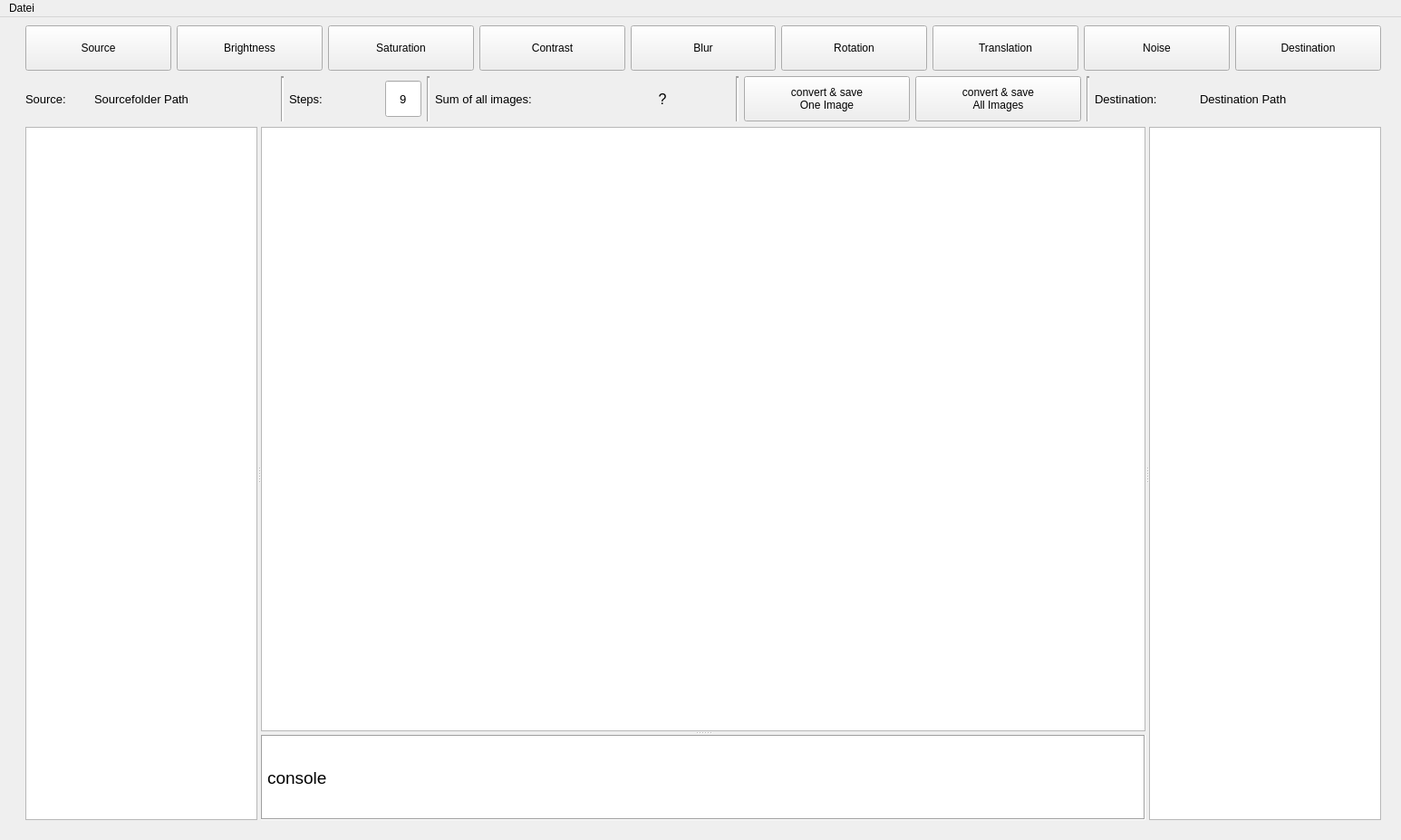
<?xml version="1.0" encoding="UTF-8"?>
<ui version="4.0">
 <class>MainWindow</class>
 <widget class="QMainWindow" name="MainWindow">
  <property name="geometry">
   <rect>
    <x>0</x>
    <y>0</y>
    <width>1544</width>
    <height>927</height>
   </rect>
  </property>
  <property name="sizePolicy">
   <sizepolicy hsizetype="MinimumExpanding" vsizetype="MinimumExpanding">
    <horstretch>0</horstretch>
    <verstretch>0</verstretch>
   </sizepolicy>
  </property>
  <property name="windowTitle">
   <string>MainWindow</string>
  </property>
  <widget class="QWidget" name="centralwidget">
   <layout class="QGridLayout" name="gridLayout">
    <item row="0" column="0">
     <spacer name="horizontalSpacer_3">
      <property name="orientation">
       <enum>Qt::Horizontal</enum>
      </property>
      <property name="sizeType">
       <enum>QSizePolicy::Fixed</enum>
      </property>
      <property name="sizeHint" stdset="0">
       <size>
        <width>13</width>
        <height>287</height>
       </size>
      </property>
     </spacer>
    </item>
    <item row="0" column="1">
     <layout class="QVBoxLayout" name="verticalLayout">
      <item>
       <layout class="QHBoxLayout" name="horizontalLayout">
        <property name="spacing">
         <number>6</number>
        </property>
        <item>
         <widget class="QPushButton" name="pb_sourcefolder">
          <property name="enabled">
           <bool>true</bool>
          </property>
          <property name="sizePolicy">
           <sizepolicy hsizetype="Minimum" vsizetype="Fixed">
            <horstretch>0</horstretch>
            <verstretch>0</verstretch>
           </sizepolicy>
          </property>
          <property name="minimumSize">
           <size>
            <width>150</width>
            <height>50</height>
           </size>
          </property>
          <property name="font">
           <font>
            <pointsize>9</pointsize>
           </font>
          </property>
          <property name="text">
           <string>Source</string>
          </property>
          <property name="icon">
           <iconset>
            <normaloff>icons/import-16-512.png</normaloff>icons/import-16-512.png</iconset>
          </property>
         </widget>
        </item>
        <item>
         <widget class="QPushButton" name="pb_brightness">
          <property name="sizePolicy">
           <sizepolicy hsizetype="Minimum" vsizetype="Fixed">
            <horstretch>0</horstretch>
            <verstretch>0</verstretch>
           </sizepolicy>
          </property>
          <property name="minimumSize">
           <size>
            <width>150</width>
            <height>50</height>
           </size>
          </property>
          <property name="font">
           <font>
            <pointsize>9</pointsize>
           </font>
          </property>
          <property name="text">
           <string>Brightness</string>
          </property>
          <property name="icon">
           <iconset>
            <normaloff>icons/brightness-control.png</normaloff>icons/brightness-control.png</iconset>
          </property>
         </widget>
        </item>
        <item>
         <widget class="QPushButton" name="pb_saturation">
          <property name="minimumSize">
           <size>
            <width>150</width>
            <height>50</height>
           </size>
          </property>
          <property name="font">
           <font>
            <pointsize>9</pointsize>
           </font>
          </property>
          <property name="text">
           <string>Saturation</string>
          </property>
          <property name="icon">
           <iconset>
            <normaloff>icons/saturation.png</normaloff>icons/saturation.png</iconset>
          </property>
         </widget>
        </item>
        <item>
         <widget class="QPushButton" name="pb_contrast">
          <property name="minimumSize">
           <size>
            <width>150</width>
            <height>50</height>
           </size>
          </property>
          <property name="font">
           <font>
            <pointsize>9</pointsize>
           </font>
          </property>
          <property name="text">
           <string>Contrast</string>
          </property>
          <property name="icon">
           <iconset>
            <normaloff>icons/contrast.png</normaloff>icons/contrast.png</iconset>
          </property>
         </widget>
        </item>
        <item>
         <widget class="QPushButton" name="pb_blur">
          <property name="minimumSize">
           <size>
            <width>150</width>
            <height>50</height>
           </size>
          </property>
          <property name="font">
           <font>
            <pointsize>9</pointsize>
           </font>
          </property>
          <property name="text">
           <string>Blur</string>
          </property>
          <property name="icon">
           <iconset>
            <normaloff>icons/blur-6-512.png</normaloff>icons/blur-6-512.png</iconset>
          </property>
         </widget>
        </item>
        <item>
         <widget class="QPushButton" name="pb_rotation">
          <property name="minimumSize">
           <size>
            <width>150</width>
            <height>50</height>
           </size>
          </property>
          <property name="font">
           <font>
            <pointsize>9</pointsize>
           </font>
          </property>
          <property name="text">
           <string>Rotation</string>
          </property>
          <property name="icon">
           <iconset>
            <normaloff>icons/rotating-arrow-symbol.png</normaloff>icons/rotating-arrow-symbol.png</iconset>
          </property>
         </widget>
        </item>
        <item>
         <widget class="QPushButton" name="pb_translation">
          <property name="sizePolicy">
           <sizepolicy hsizetype="Minimum" vsizetype="Fixed">
            <horstretch>0</horstretch>
            <verstretch>0</verstretch>
           </sizepolicy>
          </property>
          <property name="minimumSize">
           <size>
            <width>150</width>
            <height>50</height>
           </size>
          </property>
          <property name="font">
           <font>
            <pointsize>9</pointsize>
           </font>
          </property>
          <property name="text">
           <string>Translation</string>
          </property>
          <property name="icon">
           <iconset>
            <normaloff>icons/translation.png</normaloff>icons/translation.png</iconset>
          </property>
         </widget>
        </item>
        <item>
         <widget class="QPushButton" name="pushButton">
          <property name="minimumSize">
           <size>
            <width>150</width>
            <height>50</height>
           </size>
          </property>
          <property name="font">
           <font>
            <pointsize>9</pointsize>
           </font>
          </property>
          <property name="text">
           <string>Noise</string>
          </property>
          <property name="icon">
           <iconset>
            <normaloff>icons/noise-2-512.png</normaloff>icons/noise-2-512.png</iconset>
          </property>
         </widget>
        </item>
        <item>
         <widget class="QPushButton" name="pb_destinationfolder">
          <property name="sizePolicy">
           <sizepolicy hsizetype="Minimum" vsizetype="Fixed">
            <horstretch>0</horstretch>
            <verstretch>0</verstretch>
           </sizepolicy>
          </property>
          <property name="minimumSize">
           <size>
            <width>150</width>
            <height>50</height>
           </size>
          </property>
          <property name="font">
           <font>
            <pointsize>9</pointsize>
           </font>
          </property>
          <property name="text">
           <string>Destination</string>
          </property>
          <property name="icon">
           <iconset>
            <normaloff>icons/export-19-512.png</normaloff>icons/export-19-512.png</iconset>
          </property>
         </widget>
        </item>
       </layout>
      </item>
      <item>
       <layout class="QHBoxLayout" name="horizontalLayout_2">
        <item>
         <widget class="QLabel" name="lb_source">
          <property name="minimumSize">
           <size>
            <width>70</width>
            <height>50</height>
           </size>
          </property>
          <property name="maximumSize">
           <size>
            <width>70</width>
            <height>50</height>
           </size>
          </property>
          <property name="font">
           <font>
            <pointsize>10</pointsize>
           </font>
          </property>
          <property name="text">
           <string>Source:</string>
          </property>
         </widget>
        </item>
        <item>
         <widget class="QLabel" name="lb_sourcefolder_path">
          <property name="minimumSize">
           <size>
            <width>200</width>
            <height>50</height>
           </size>
          </property>
          <property name="maximumSize">
           <size>
            <width>16777215</width>
            <height>50</height>
           </size>
          </property>
          <property name="font">
           <font>
            <pointsize>10</pointsize>
           </font>
          </property>
          <property name="text">
           <string>Sourcefolder Path</string>
          </property>
          <property name="alignment">
           <set>Qt::AlignLeading|Qt::AlignLeft|Qt::AlignVCenter</set>
          </property>
         </widget>
        </item>
        <item>
         <widget class="Line" name="line">
          <property name="lineWidth">
           <number>2</number>
          </property>
          <property name="midLineWidth">
           <number>0</number>
          </property>
          <property name="orientation">
           <enum>Qt::Vertical</enum>
          </property>
         </widget>
        </item>
        <item>
         <widget class="QLabel" name="lb_new_images">
          <property name="minimumSize">
           <size>
            <width>100</width>
            <height>50</height>
           </size>
          </property>
          <property name="maximumSize">
           <size>
            <width>100</width>
            <height>50</height>
           </size>
          </property>
          <property name="font">
           <font>
            <pointsize>10</pointsize>
           </font>
          </property>
          <property name="text">
           <string>Steps:</string>
          </property>
          <property name="alignment">
           <set>Qt::AlignLeading|Qt::AlignLeft|Qt::AlignVCenter</set>
          </property>
         </widget>
        </item>
        <item>
         <widget class="QLineEdit" name="le_steps">
          <property name="minimumSize">
           <size>
            <width>40</width>
            <height>40</height>
           </size>
          </property>
          <property name="maximumSize">
           <size>
            <width>40</width>
            <height>16777215</height>
           </size>
          </property>
          <property name="font">
           <font>
            <pointsize>10</pointsize>
           </font>
          </property>
          <property name="text">
           <string>9</string>
          </property>
          <property name="alignment">
           <set>Qt::AlignCenter</set>
          </property>
         </widget>
        </item>
        <item>
         <widget class="Line" name="line_2">
          <property name="lineWidth">
           <number>2</number>
          </property>
          <property name="orientation">
           <enum>Qt::Vertical</enum>
          </property>
         </widget>
        </item>
        <item>
         <widget class="QLabel" name="lb_sum_of_images">
          <property name="minimumSize">
           <size>
            <width>170</width>
            <height>50</height>
           </size>
          </property>
          <property name="maximumSize">
           <size>
            <width>170</width>
            <height>50</height>
           </size>
          </property>
          <property name="font">
           <font>
            <pointsize>10</pointsize>
           </font>
          </property>
          <property name="text">
           <string>Sum of all images:</string>
          </property>
          <property name="alignment">
           <set>Qt::AlignLeading|Qt::AlignLeft|Qt::AlignVCenter</set>
          </property>
         </widget>
        </item>
        <item>
         <widget class="QLabel" name="lb_sum_of_images_2">
          <property name="minimumSize">
           <size>
            <width>150</width>
            <height>50</height>
           </size>
          </property>
          <property name="maximumSize">
           <size>
            <width>150</width>
            <height>50</height>
           </size>
          </property>
          <property name="font">
           <font>
            <pointsize>12</pointsize>
           </font>
          </property>
          <property name="text">
           <string>?</string>
          </property>
          <property name="alignment">
           <set>Qt::AlignCenter</set>
          </property>
         </widget>
        </item>
        <item>
         <widget class="Line" name="line_3">
          <property name="lineWidth">
           <number>2</number>
          </property>
          <property name="orientation">
           <enum>Qt::Vertical</enum>
          </property>
         </widget>
        </item>
        <item>
         <widget class="QPushButton" name="pb_convert_and_save_one_image">
          <property name="enabled">
           <bool>true</bool>
          </property>
          <property name="minimumSize">
           <size>
            <width>150</width>
            <height>50</height>
           </size>
          </property>
          <property name="font">
           <font>
            <pointsize>9</pointsize>
           </font>
          </property>
          <property name="text">
           <string>convert &amp;&amp; save 
One Image</string>
          </property>
         </widget>
        </item>
        <item>
         <widget class="QPushButton" name="pb_convert_and_save_all_images">
          <property name="enabled">
           <bool>true</bool>
          </property>
          <property name="minimumSize">
           <size>
            <width>150</width>
            <height>50</height>
           </size>
          </property>
          <property name="font">
           <font>
            <pointsize>9</pointsize>
           </font>
          </property>
          <property name="text">
           <string>convert &amp;&amp; save 
All Images</string>
          </property>
         </widget>
        </item>
        <item>
         <widget class="Line" name="line_4">
          <property name="lineWidth">
           <number>2</number>
          </property>
          <property name="orientation">
           <enum>Qt::Vertical</enum>
          </property>
         </widget>
        </item>
        <item>
         <widget class="QLabel" name="lb_destination">
          <property name="minimumSize">
           <size>
            <width>110</width>
            <height>50</height>
           </size>
          </property>
          <property name="maximumSize">
           <size>
            <width>110</width>
            <height>50</height>
           </size>
          </property>
          <property name="font">
           <font>
            <pointsize>10</pointsize>
           </font>
          </property>
          <property name="text">
           <string>Destination:</string>
          </property>
         </widget>
        </item>
        <item>
         <widget class="QLabel" name="lb_destinationfolder_path">
          <property name="minimumSize">
           <size>
            <width>200</width>
            <height>50</height>
           </size>
          </property>
          <property name="maximumSize">
           <size>
            <width>16777215</width>
            <height>50</height>
           </size>
          </property>
          <property name="font">
           <font>
            <pointsize>10</pointsize>
           </font>
          </property>
          <property name="text">
           <string>Destination Path</string>
          </property>
          <property name="alignment">
           <set>Qt::AlignLeading|Qt::AlignLeft|Qt::AlignVCenter</set>
          </property>
         </widget>
        </item>
       </layout>
      </item>
      <item>
       <widget class="QSplitter" name="splitter_2">
        <property name="sizePolicy">
         <sizepolicy hsizetype="Expanding" vsizetype="Preferred">
          <horstretch>0</horstretch>
          <verstretch>0</verstretch>
         </sizepolicy>
        </property>
        <property name="orientation">
         <enum>Qt::Horizontal</enum>
        </property>
        <widget class="QListWidget" name="lw_sourcefolder">
         <property name="sizePolicy">
          <sizepolicy hsizetype="Expanding" vsizetype="Expanding">
           <horstretch>0</horstretch>
           <verstretch>0</verstretch>
          </sizepolicy>
         </property>
        </widget>
        <widget class="QSplitter" name="splitter">
         <property name="sizePolicy">
          <sizepolicy hsizetype="Expanding" vsizetype="Expanding">
           <horstretch>1</horstretch>
           <verstretch>0</verstretch>
          </sizepolicy>
         </property>
         <property name="orientation">
          <enum>Qt::Vertical</enum>
         </property>
         <widget class="QGraphicsView" name="gv_preview">
          <property name="sizePolicy">
           <sizepolicy hsizetype="Expanding" vsizetype="Expanding">
            <horstretch>0</horstretch>
            <verstretch>0</verstretch>
           </sizepolicy>
          </property>
          <property name="sizeIncrement">
           <size>
            <width>0</width>
            <height>0</height>
           </size>
          </property>
         </widget>
         <widget class="QLabel" name="lb_console">
          <property name="sizePolicy">
           <sizepolicy hsizetype="Expanding" vsizetype="Expanding">
            <horstretch>0</horstretch>
            <verstretch>0</verstretch>
           </sizepolicy>
          </property>
          <property name="palette">
           <palette>
            <active>
             <colorrole role="Base">
              <brush brushstyle="SolidPattern">
               <color alpha="255">
                <red>255</red>
                <green>255</green>
                <blue>255</blue>
               </color>
              </brush>
             </colorrole>
             <colorrole role="Window">
              <brush brushstyle="SolidPattern">
               <color alpha="255">
                <red>255</red>
                <green>255</green>
                <blue>255</blue>
               </color>
              </brush>
             </colorrole>
            </active>
            <inactive>
             <colorrole role="Base">
              <brush brushstyle="SolidPattern">
               <color alpha="255">
                <red>255</red>
                <green>255</green>
                <blue>255</blue>
               </color>
              </brush>
             </colorrole>
             <colorrole role="Window">
              <brush brushstyle="SolidPattern">
               <color alpha="255">
                <red>255</red>
                <green>255</green>
                <blue>255</blue>
               </color>
              </brush>
             </colorrole>
            </inactive>
            <disabled>
             <colorrole role="Base">
              <brush brushstyle="SolidPattern">
               <color alpha="255">
                <red>255</red>
                <green>255</green>
                <blue>255</blue>
               </color>
              </brush>
             </colorrole>
             <colorrole role="Window">
              <brush brushstyle="SolidPattern">
               <color alpha="255">
                <red>255</red>
                <green>255</green>
                <blue>255</blue>
               </color>
              </brush>
             </colorrole>
            </disabled>
           </palette>
          </property>
          <property name="font">
           <font>
            <pointsize>14</pointsize>
           </font>
          </property>
          <property name="autoFillBackground">
           <bool>true</bool>
          </property>
          <property name="frameShape">
           <enum>QFrame::Box</enum>
          </property>
          <property name="frameShadow">
           <enum>QFrame::Sunken</enum>
          </property>
          <property name="text">
           <string>console</string>
          </property>
         </widget>
        </widget>
        <widget class="QListWidget" name="lw_destinationfolder">
         <property name="sizePolicy">
          <sizepolicy hsizetype="Expanding" vsizetype="Expanding">
           <horstretch>0</horstretch>
           <verstretch>0</verstretch>
          </sizepolicy>
         </property>
        </widget>
       </widget>
      </item>
     </layout>
    </item>
    <item row="0" column="2">
     <spacer name="horizontalSpacer_4">
      <property name="orientation">
       <enum>Qt::Horizontal</enum>
      </property>
      <property name="sizeType">
       <enum>QSizePolicy::Fixed</enum>
      </property>
      <property name="sizeHint" stdset="0">
       <size>
        <width>13</width>
        <height>287</height>
       </size>
      </property>
     </spacer>
    </item>
    <item row="1" column="0" colspan="2">
     <spacer name="verticalSpacer">
      <property name="orientation">
       <enum>Qt::Vertical</enum>
      </property>
      <property name="sizeType">
       <enum>QSizePolicy::Fixed</enum>
      </property>
      <property name="sizeHint" stdset="0">
       <size>
        <width>1515</width>
        <height>13</height>
       </size>
      </property>
     </spacer>
    </item>
   </layout>
  </widget>
  <widget class="QMenuBar" name="menubar">
   <property name="geometry">
    <rect>
     <x>0</x>
     <y>0</y>
     <width>1544</width>
     <height>18</height>
    </rect>
   </property>
   <widget class="QMenu" name="menuDatei">
    <property name="title">
     <string>Datei</string>
    </property>
    <addaction name="actionSettings"/>
    <addaction name="actionExit"/>
   </widget>
   <addaction name="menuDatei"/>
  </widget>
  <action name="actionExit">
   <property name="text">
    <string>Exit</string>
   </property>
  </action>
  <action name="actionSettings">
   <property name="text">
    <string>Settings</string>
   </property>
  </action>
 </widget>
 <resources/>
 <connections/>
</ui>
